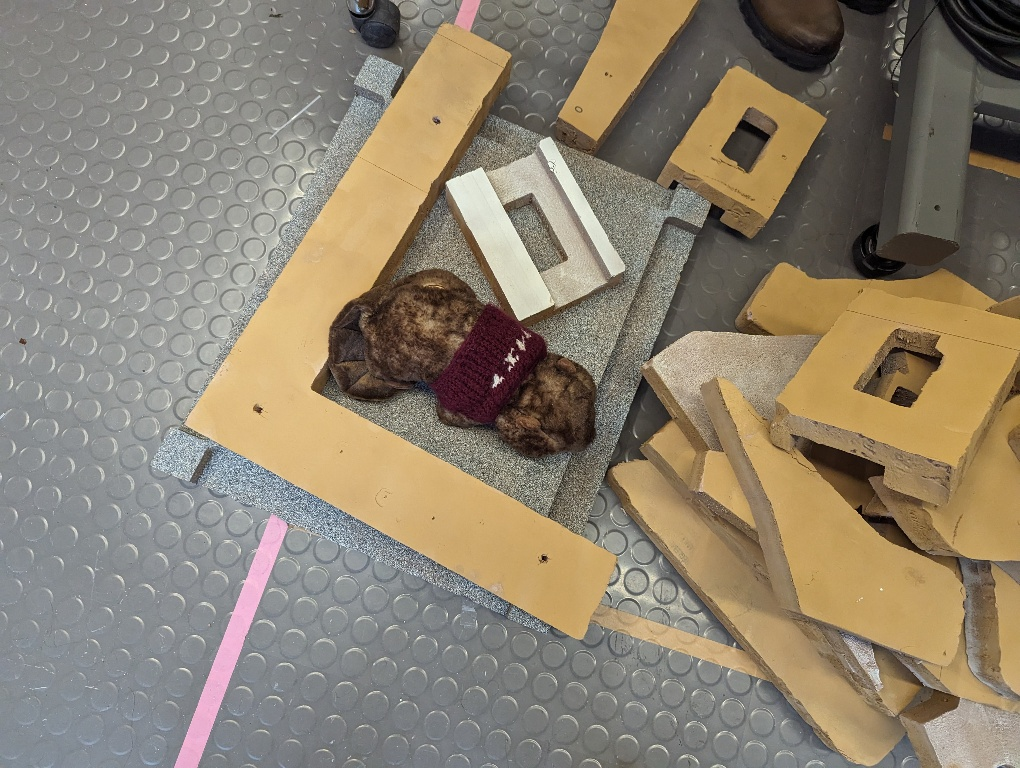
#> input picture tim/image_01.jpg, 1020 x 768 px; its folder holds only this picture in this run
$ python tim_test.py
#> lines starting #> are read from the running program, lines starting #| are printed output that depends on the picture; after the words box and inside, x2 and y2 are one past the last pixel; in counts of white or black regions, pixels touching at a corner belong together
#> further down, img is the input picture: shape (768, 1020, 3); mean B, G, R 111.9, 130.1, 141.2
### cv_functions.py
### 2.12 Spring 2024 Supplemental CV
### by Jinger Chong

import cv2
import numpy as np

# Calculate the centroid of the contour
def get_centroid(contour):
    M = cv2.moments(contour)
    if M["m00"] != 0:
        cx = int(M["m10"] / M["m00"])
        cy = int(M["m01"] / M["m00"])
        return (cx, cy)


# Apply HSV mask and find largest contour in it
def get_mask(img, lower_hsv, upper_hsv):

    # Create a mask of only pixels with HSV within bounds
    img_hsv = cv2.cvtColor(img, cv2.COLOR_BGR2HSV)
#> img_hsv: shape (768, 1020, 3); mean H, S, V 44.1, 56.3, 143.3
    hsv_mask = cv2.inRange(img_hsv, lower_hsv, upper_hsv)
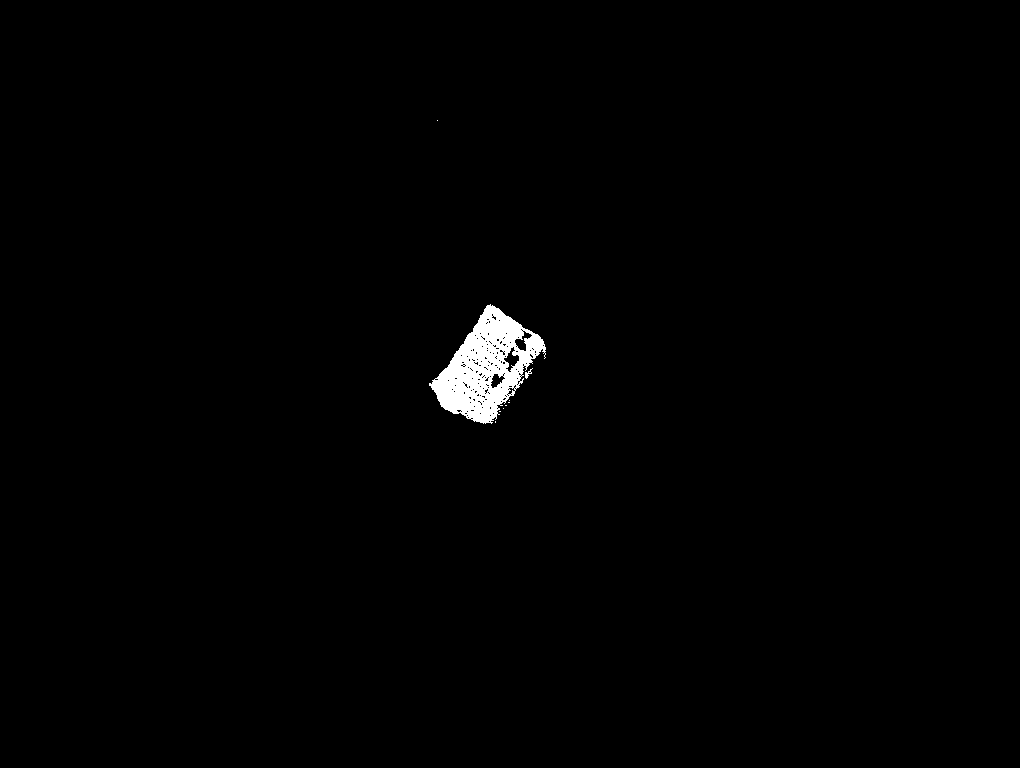
#> hsv_mask: shape (768, 1020); 0.86% white; 9 white regions (7 under 20 px), largest, box (x1, y1, x2, y2) and area: (429, 304, 546, 424) 6706, (525, 368, 533, 379) 32

    # Simple circle kernel
    kernel = np.array([[0, 1, 1, 1, 0],
                    [1, 1, 1, 1, 1],
                    [1, 1, 1, 1, 1],
                    [1, 1, 1, 1, 1],
                    [0, 1, 1, 1, 0]], dtype=np.uint8)
    # Morphological operations to close holes
    closed_mask = cv2.morphologyEx(hsv_mask, cv2.MORPH_CLOSE, kernel, iterations = 2)
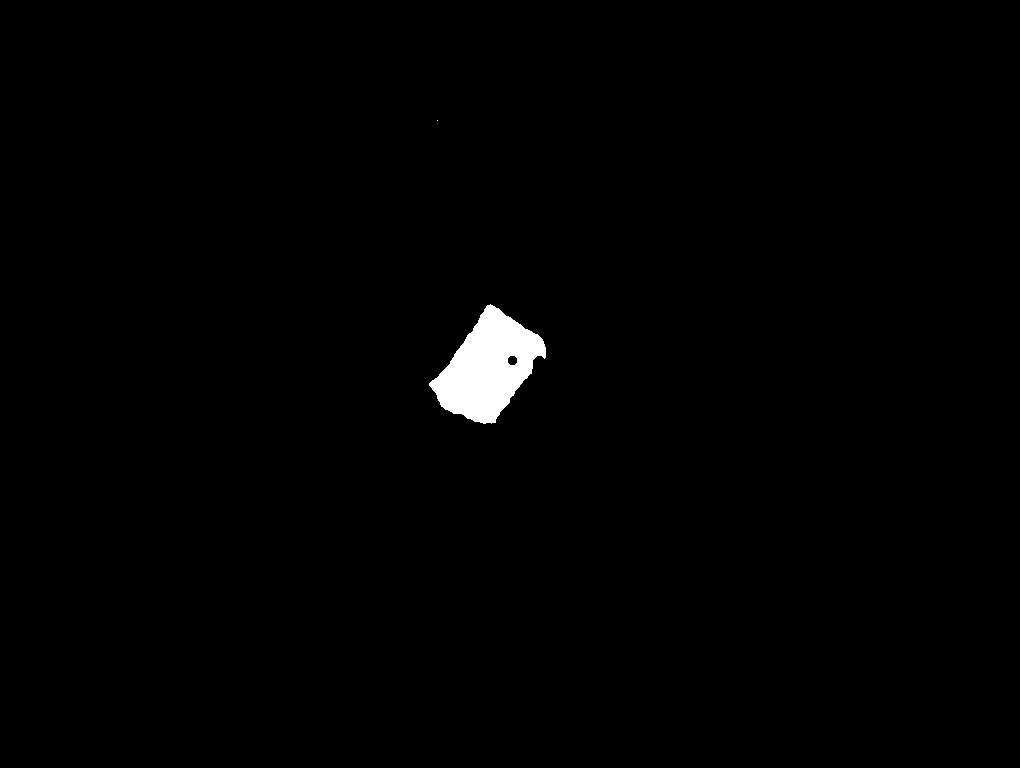
#> closed_mask: shape (768, 1020); 0.98% white; 2 white regions (1 under 20 px)

    # Dim regions of original image outside mask
    result = img.copy()
    result[closed_mask == 0] = 0
    result = cv2.addWeighted(img, 0.25, result, 0.75, 0)
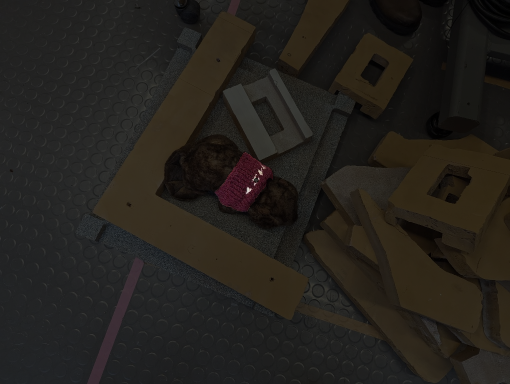
#> result: shape (768, 1020, 3) (shown at 1/2 size); mean B, G, R 28.2, 32.7, 35.8

    # Find parent contours in mask
    contours, _ = cv2.findContours(closed_mask, cv2.RETR_EXTERNAL, cv2.CHAIN_APPROX_SIMPLE)
#> contours = 2 contours, 1 with area under 20; largest, box (x1, y1, x2, y2) and area: (429, 304, 546, 424) 7562
    # If any contour found
    if len(contours) != 0:
        # Choose the contour with the largest area
        largest_contour = max(contours, key=cv2.contourArea)
#> largest_contour = contour of 145 points, box (x1, y1, x2, y2) (429, 304, 546, 424), area 7562
        # Draw this contour
        cv2.drawContours(result, [largest_contour], -1, (0, 255, 255), 2)
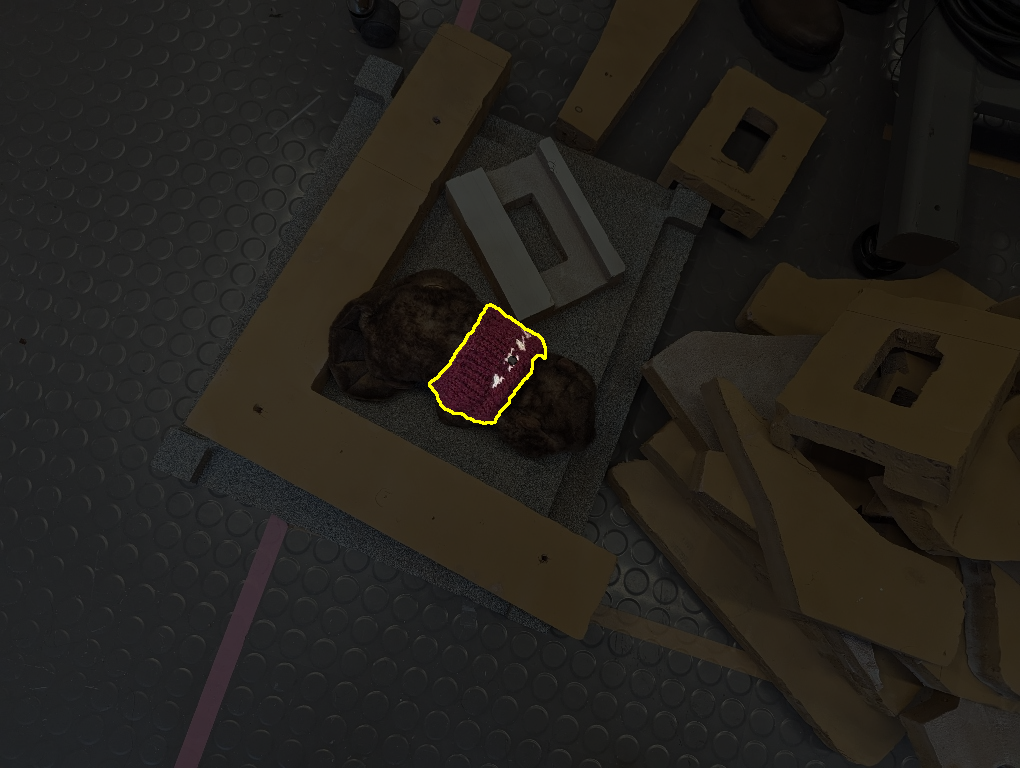
#> result: shape (768, 1020, 3); 0.16% of pixels changed, all inside (x1, y1, x2, y2) = (428, 303, 547, 425)
        # Get the centroid of this contour
        centroid = get_centroid(largest_contour)
#> in get_centroid, `M = cv2.moments(contour)`: M = moments, m00 7561.5, centre m10/m00, m01/m00 = (487.8, 367.1)
#> in get_centroid, `cx = int(M["m10"] / M["m00"])`: cx = 487
#> in get_centroid, `cy = int(M["m01"] / M["m00"])`: cy = 367
#> centroid = (487, 367)
        if centroid is not None:
            # Draw a circle at the centroid
            cv2.circle(result, (centroid[0], centroid[1]), 2, (0, 255, 0), -1)
#> result: shape (768, 1020, 3); under 0.01% of pixels changed, all inside (x1, y1, x2, y2) = (485, 365, 490, 370)

    # Return annotated version of original image for visualization
    return result

### tim_test.py
### 2.12 Spring 2024 Supplemental CV
### by Jinger Chong

from cv_functions import *
import os
import cv2

# Manually tuned using lab8_2024 colorThresh.py
# to identify Tim's red shirt
lower_red = np.array([160, 90, 40])
upper_red = np.array([180, 255, 135])

input_path = "tim"
output_path = "results"

# Create output folder if doesn't exist yet
if not os.path.exists(output_path):
    os.makedirs(output_path)

# Go through all images in input folder
files = os.listdir(input_path)
for file in files:
	if file.endswith('.jpg') or file.endswith('.png'):
		img = cv2.imread(os.path.join(input_path, file))
		# Apply HSV mask and find largest contour in it
		# Function definition is in cv_functions.py
		result = get_mask(img, lower_red, upper_red)
		# Save as image with same name under output folder
		cv2.imwrite(os.path.join(output_path, file), result)

$ run again, on tim/image_05.jpg
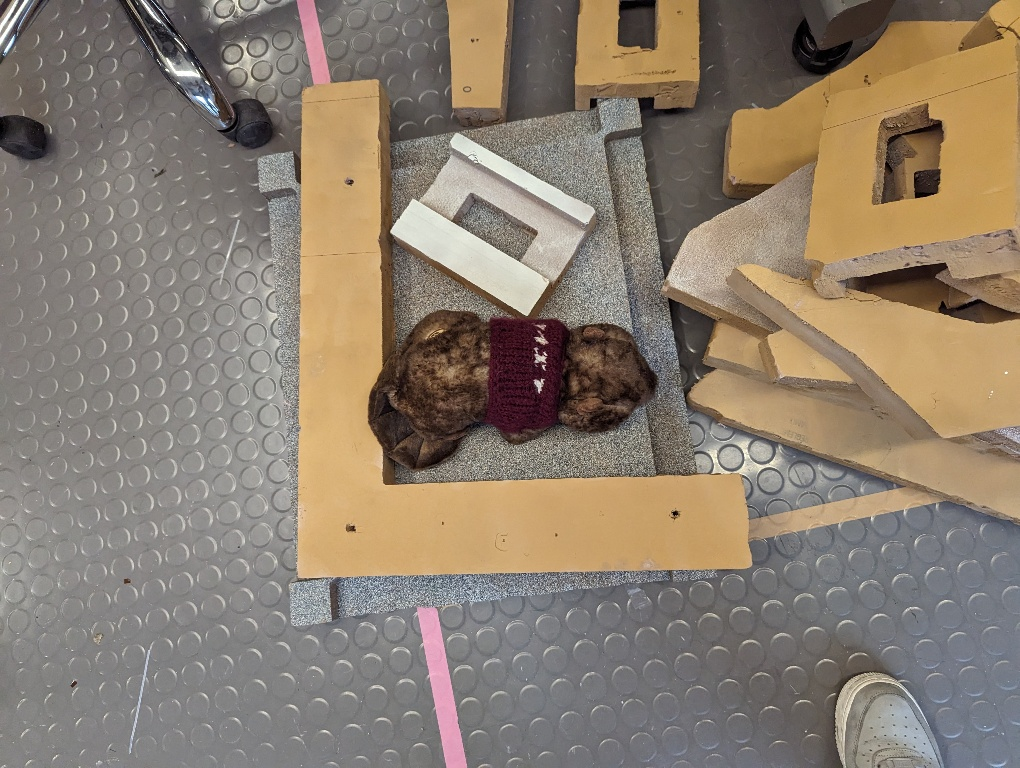
#> input picture tim/image_05.jpg, 1020 x 768 px
#> img is the input picture: shape (768, 1020, 3); mean B, G, R 111.6, 126.4, 139.3
#> img_hsv: shape (768, 1020, 3); mean H, S, V 40.2, 51.4, 140.6
#> in get_mask, `hsv_mask = cv2.inRange(img_hsv, lower_hsv, upper_hsv)`:
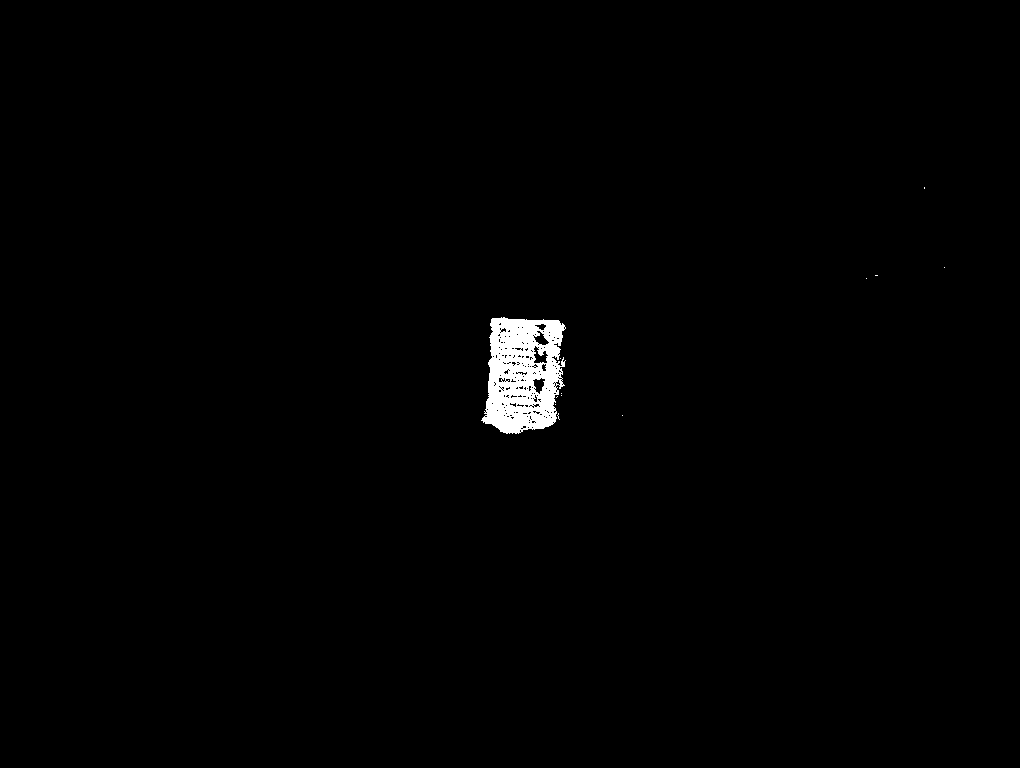
#> hsv_mask: shape (768, 1020); 0.89% white; 12 white regions (11 under 20 px), largest, box (x1, y1, x2, y2) and area: (481, 317, 566, 434) 6918
#> closed_mask: shape (768, 1020); 1% white; 6 white regions (5 under 20 px)
#> contours = 6 contours, 5 with area under 20; largest, box (x1, y1, x2, y2) and area: (481, 317, 566, 434) 7832
#> largest_contour = contour of 113 points, box (x1, y1, x2, y2) (481, 317, 566, 434), area 7832
#> in get_mask, `cv2.drawContours(result, [largest_contour], -1, (0, 255, 255), 2)`:
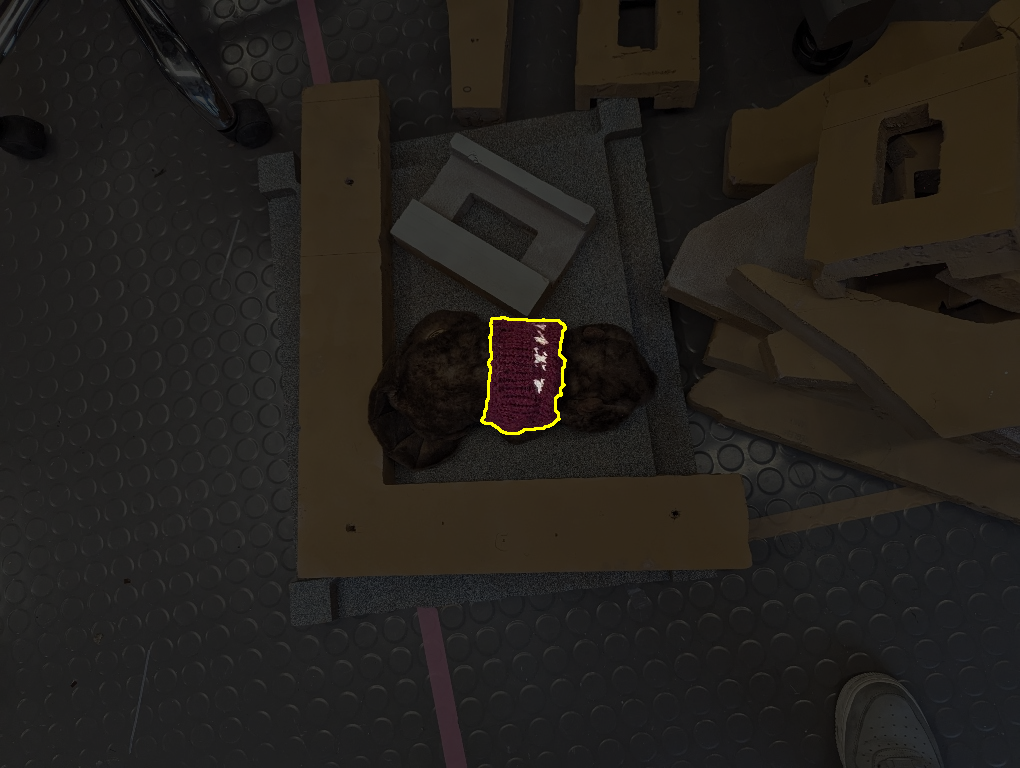
#> result: shape (768, 1020, 3); mean B, G, R 28.1, 32.2, 35.6
#> M = moments, m00 7832, centre m10/m00, m01/m00 = (523.9, 373.9)
#> cx = 523
#> cy = 373
#> centroid = (523, 373)
